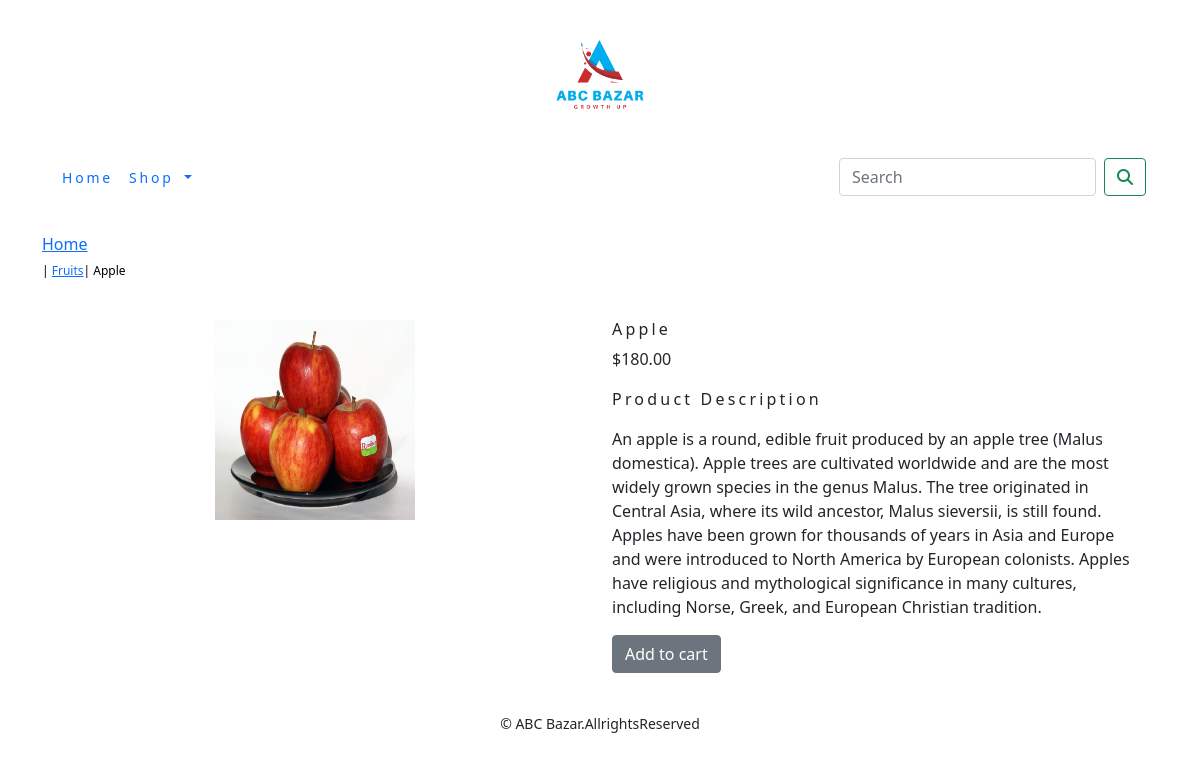
The app's page /fruits/Apple/ with its own data.
### shop/models.py (models this page shows, shortened)
class Product(models.Model):
    name = models.CharField(max_length=250, unique=True)
    slug = models.SlugField(max_length=250, unique=True)
    description = models.TextField(blank=True)
    price=models.DecimalField(max_digits=10,decimal_places=2)
    image = models.ImageField(upload_to='category', blank=True)
    category=models.ForeignKey(Category,on_delete=models.CASCADE)
    stock=models.IntegerField()
    available=models.BooleanField(default=True)
    created=models.DateTimeField(auto_now_add=True)
    updated=models.DateTimeField(auto_now=True)
    class Meta:
       ordering=('name',)
       verbose_name='product'
       verbose_name_plural='products'

class Category(models.Model):
    name=models.CharField(max_length=250,unique=True)
    slug=models.SlugField(max_length=250,unique=True)
    description=models.TextField(blank=True)
    image=models.ImageField(upload_to='category',blank=True)
    class Meta:
       ordering=('name',)
       verbose_name='category'
       verbose_name_plural='categories'
    def get_url(self):
        return reverse('shop:products_by_category',args=[self.slug])
    def __str__(self):
        return'{}'.format(self.name)

### shop/views.py (the view)
# urls.py: path('<slug:c_slug>/<slug:product_slug>/', views.Prodetail, name='prodCatDetail'),
def Prodetail(request,c_slug,product_slug):
    try:
        product=Product.objects.get(category__slug=c_slug,slug=product_slug)
    except Exception as e:
        raise e
    return render(request,'product.html',{'product':product})

### cart/context_processors.py (called while the page is built)
def counter(request):
    item_count=0
    if 'admin' in request.path:
        return{}
    else:
        try:
            cart=Cart.objects.filter(cart_id=_cart_id(request))
            cart_items=CartItem.objects.all().filter(cart=cart[:1])
            for cart_item in cart_items:
                item_count += cart_item.quantity
        except Cart.DoesNotExist:
            item_count=0
    return dict(item_count=item_count)

### cart/views.py (called while the page is built)
def _cart_id(request):
    cart=request.session.session_key
    if not cart:
        cart=request.session.create()
    return cart

### shop/context_processors.py (called while the page is built)
def menu_links(request):
    links=Category.objects.all()
    return dict(links=links)

### template/product.html (shortened to what this page needs)
{% extends 'base.html' %}
{% load static %}
{% block content %}
<div class="row my_prod_row_class">
    <div class="mx_auto">
        <p><a href="{% url 'shop:allProdCat' %}"><h6>Home</h6></a> | <a href="{{product.category.get_url}}"> {{product.category}}</a>| {{product.name}}</p>
    </div>
<div class="container">
<br>
<div class="row">
<div class="col-12 col-sm-12 col-md-12 col-lg-6 text-center">
    <div style="min-width:18rem">
    <img src="{{product.image.url}}" width="200" height="200" alt="{{product.name}}">
    </div>
</div>
<div class="col-12 col-sm-12 col-md-12 col-lg-6">
    <div>
        <h5 class="my_prod_title">{{product.name}}</h5>
        <p>${{product.price}}</p>
        <p class="my_title">Product Description</p>
        <p class="text-justify my_prod_text">{{product.description}}</p>
        {% if product.stock <= 0 %}
            <p class="text-justify my_prod_text"><b> OUT OF STOCK</b></p>
        {% else %}
            <a class="btn btn-secondary" href="{% url 'cart:add_cart' product.id %}">Add to cart</a>
        {% endif %}
    </div>
</div>
</div>
</div>
</div>
{% endblock %}

### static/css/custom.css (style rules this page uses)
body { font-family: 'Poppins', sans-serif; }
.my_title { font-size: 16px text_transform: uppercase; letter-spacing: .2em }
.my_prod_row_class { padding-top:15px; padding-bottom:20px; }
.my_prod_row_class .mx_auto { color: #000; font-size:12px; text-decoration:none; }
.my_prod_title { font-size:16px; text-text_transform:uppercase; letter-spacing: .2em; padding-top:15px padding-bottom:10px; }
.my_prod_text { padding-right: 20px; }

### records on screen
Product: category "Fruits", name "Apple", image (picture), price "180.00", description "An apple is a round, edible fruit produced by an apple tree (Malus domestica). Apple trees are cultivated worldwide and are the most widely grown species in the genus Malus. The tree originated in Central Asia, where its wild ancestor, Malus sieversii, is still found. Apples have been grown for thousands of years in Asia and Europe and were introduced to North America by European colonists. Apples have religious and mythological significance in many cultures, including Norse, Greek, and European Christian tradition."
